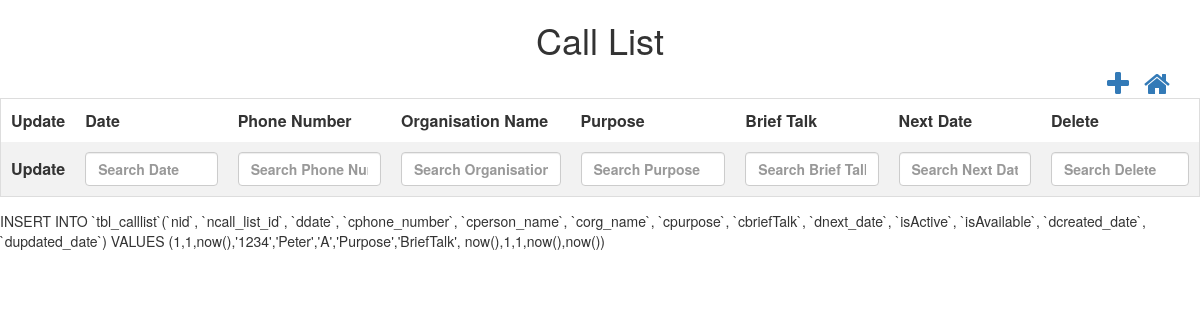
Before: /controllers/callList.php (signed in) with the older database file.
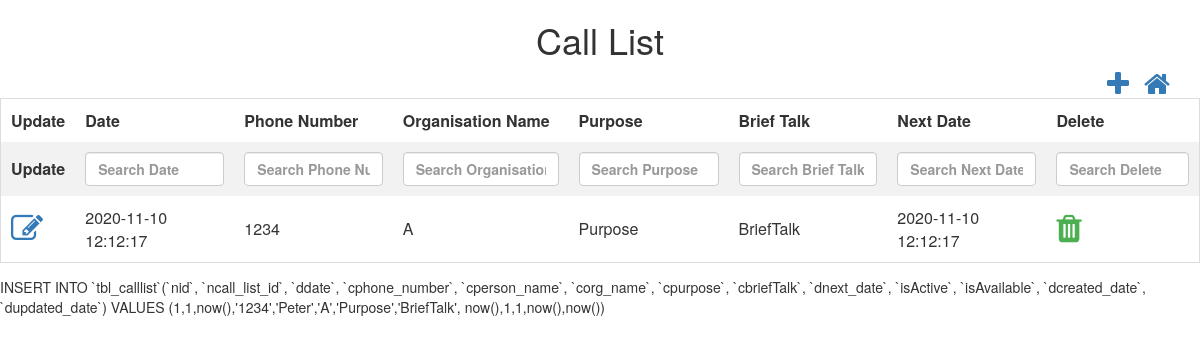
After: the same page with the newer database file.
### tables this page shows
CREATE TABLE `tbl_calllist` (
  `nid` int(10) NOT NULL,
  `ncall_list_id` int(10) NOT NULL,
  `ddate` datetime NOT NULL,
  `cphone_number` varchar(10) NOT NULL,
  `cperson_name` varchar(50) NOT NULL,
  `corg_name` varchar(50) NOT NULL,
  `cpurpose` varchar(50) NOT NULL,
  `cbriefTalk` varchar(256) NOT NULL,
  `dnext_date` datetime NOT NULL,
  `isActive` bit(1) NOT NULL,
  `isAvailable` bit(1) NOT NULL,
  `dcreated_date` datetime NOT NULL,
  `dupdated_date` datetime NOT NULL
);

### controllers/callList.php (the view, shortened to what this page needs)
<html>
<head>
    <link rel="stylesheet" href="../css/theme.css">
    <link rel="stylesheet" href="https://cdn.datatables.net/1.10.22/css/jquery.dataTables.min.css">
    <link rel="stylesheet" href="https://cdnjs.cloudflare.com/ajax/libs/font-awesome/4.7.0/css/font-awesome.min.css">
    <link rel="stylesheet" href="https://maxcdn.bootstrapcdn.com/bootstrap/3.4.1/css/bootstrap.min.css">
</head>
<h1>Call List</h1>
<div class="container">
    <a style="float:right;margin-left: 15px;" href="../dashboard.php"><i class="fa fa-home fa-2x"></i></a>
    <a style="float:right" href="#organisation_modal" data-toggle="modal" id='add' data-id="1"><i class="fa fa-plus fa-2x"
                                                                                                  aria-hidden="true"></i></a>
</div>
<?php
$conn = OpenCon();
$sql = "SELECT * from tbl_callList where isAvailable=1;";
$retval = mysqli_query($conn, $sql);
echo "<table id='callListTable'  name='callListTable' >
            <thead>
            <tr>
            <th style='display:none;'>ID</th>
            <th>Update</th>
            <th>Date</th>
            <th>Phone Number</th>
            <th>Organisation Name</th>
            <th>Purpose</th>
            <th>Brief Talk</th>
            <th>Next Date</th>
            <th>Delete</th>
            </tr>
            </thead>
                   <tbody>
            ";
while ($row = mysqli_fetch_array($retval, MYSQLI_ASSOC)) {
    echo "<tr>";
    echo "<td ><a  href='#call_list_modal' data-toggle='modal' class='updateClass' data-id='2'><i class='fa fa-edit fa-2x'></i></a></td>";
    echo "<td>" . $row['ddate'] . "</td>";
    echo "<td>" . $row['cphone_number'] . "</td>";
    echo "<td>" . $row['corg_name'] . "</td>";
    echo "<td>" . $row['cpurpose'] . "</td>";
    echo "<td>" . $row['cbriefTalk'] . "</td>";
    echo "<td>" . $row['dnext_date'] . "</td>";
    echo "<td class='action-delete'><i class='fa fa-trash fa-2x' style='color:#4caf50;'</i></td>";
    echo "</tr>";
}
echo "</tbody></table>";
?>
</html>

### css/theme.css (style rules this page uses)
h1 { text-align: center; }
table { border-collapse: collapse; border-spacing: 0; width: 100%; border: 1px solid #ddd; }
th { text-align: left; padding: 10px !important; }
td { text-align: left; padding: 10px !important; }
tr:nth-child(even) { background-color: #f2f2f2; }

Changed rows visible on the page:
added tbl_calllist: ddate "2020-11-10 12:12:17", cphone_number "1234", corg_name "A", cpurpose "Purpose", cbriefTalk "BriefTalk", dnext_date "2020-11-10 12:12:17"
